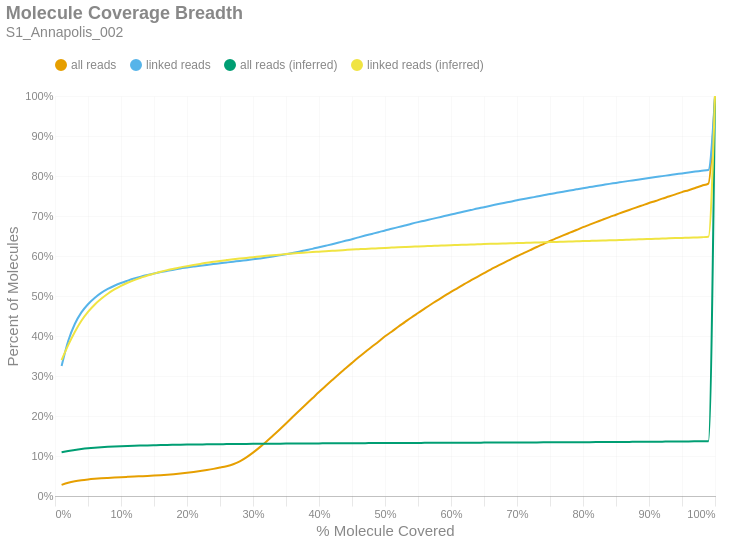

The notebook cell saved with this chart:
### Markdown cell above
### Molecule Read Coverage
This chart shows molecule coverage breadth as computed by the number of bases aligned to that molecule. In other words, "*how much of each unique long molecule is actually sequenced/aligned?*" Keep in mind there is a distinction between sequences and alignments, since some sequences belonging to a particular molecule may not align well and wouldn't appear in the alignment data. This chart also shows molecule coverage breadth as computed by the *inferred fragment* from which the aligned sequences originate. Unlike read coverage, this calculation takes into account the total insert size, including unsequenced gaps between the forward and reverse reads. Like the previous figures, these are cumulative percents.

### Code cell
if SKIPLR:
    print_html(f"Skipped")
else:
    binned_df = consolidated_hist(valids['coverage_bp'], mask, 0.01, True)
    binned_df_inf = consolidated_hist(valids['coverage_inserts'], mask, 0.01, True)
    binned_df = binned_df.with_columns(pl.lit(binned_df_inf['all reads (cumsum)']).alias('all reads (inferred)'))
    binned_df = binned_df.with_columns(pl.lit(binned_df_inf['linked reads (cumsum)']).alias('linked reads (inferred)'))
    binned_df = binned_df.with_columns(
        (pl.col('bin').cast(pl.Float64) + 0.01).alias('right_edge')
    )

    with SafeRender(binned_df):
        (
            density_plot(binned_df, 'Molecule Coverage Breadth', samplename, 'molcov', ['all reads (inferred)','linked reads (inferred)'])
            .encode(
                #x=alt.X('bin:Q', title="% Molecule Covered").axis(format = '%').scale(padding=0),
                x=alt.X('right_edge:Q', title="% Molecule Covered").axis(format='%').scale(padding=0),
                y=alt.Y('value:Q', title='Percent of Molecules')
                    .axis(format='%')
                    .stack(False)
                    .scale(domainMin=0, padding=0),
                color=alt.Color("key:N").scale(domain = ["all reads", "linked reads", "all reads (inferred)", "linked reads (inferred)"]),
                tooltip = [
                    alt.Tooltip("key:N", title = "Data Type"),
                    alt.Tooltip("range_label:N", title="% Molecule Covered"),
                    alt.Tooltip("value:Q", format = ".2%", title="% Molecules")
                ]
            )
        ).display()

### Figure 1 — Vega-Lite specification as saved in the notebook (floating-point values rounded to 4 significant figures)
{"width": "container", "height": 400, "config": {"title": {"anchor": "start", "dy": -15, "fontSize": 18, "color": "#888888", "subtitleColor": "#888888", "subtitleFontSize": 14}, "arc": {"fill": "#0072B2"}, "axis": {"domainColor": "#888888", "domainWidth": 0.5, "gridWidth": 0.2, "grid": false, "titleFontWeight": 400, "titleFontSize": 15, "labelFontSize": 11, "labelColor": "#888888", "tickColor": "#888888", "tickWidth": 0.2, "titleColor": "#888888"}, "axisBand": {"grid": false}, "axisX": {"grid": true, "tickSize": 10, "domainCap": "round"}, "axisY": {"domain": false, "grid": true, "tickSize": 0, "domainCap": "round"}, "background": "transparent", "header": {"labelFontSize": 15, "labelColor": "#888888", "titleFontSize": 15, "titleFontWeight": 600, "titleColor": "#888888"}, "legend": {"labelFont": "sans-serif", "labelFontSize": 12, "labelColor": "#888888", "symbolSize": 100, "symbolType": "circle", "titleFontSize": 12, "titlePadding": 10, "titleColor": "#888888", "title": null, "orient": "top"}, "range": {"category": ["#E69F00", "#56B4E9", "#009E73", "#F0E442", "#0072B2", "#D55E00", "#CC79A7", "#000000"], "diverging": ["#cfe8f3", "#a2d4ec", "#73bfe2", "#46abdb", "#1696d2", "#12719e"]}, "area": {"fill": "#0072B2", "fillOpacity": 0.7, "line": true, "strokeOpacity": 0.7}, "line": {"color": "#0072B2", "stroke": "#0072B2", "strokeWidth": 2}, "trail": {"color": "#0072B2", "stroke": "#0072B2", "strokeWidth": 0, "size": 1}, "point": {"filled": true, "fillOpacity": 1.0, "size": 95}, "text": {"color": "#888888", "fontSize": 11, "align": "right", "fontWeight": 400, "size": 11}, "bar": {"fill": "#0072B2", "stroke": null}, "view": {"stroke": null, "continuousWidth": 660, "continuousHeight": 400}}, "data": {"name": "data-95cdbf8d1686124139d06417f7ea968f"}, "mark": {"type": "line", "interpolate": "monotone", "point": {"opacity": 0, "size": 275}}, "encoding": {"color": {"field": "key", "scale": {"domain": ["all reads", "linked reads", "all reads (inferred)", "linked reads (inferred)"]}, "type": "nominal"}, "tooltip": [{"field": "key", "title": "Data Type", "type": "nominal"}, {"field": "range_label", "title": "% Molecule Covered", "type": "nominal"}, {"field": "value", "format": ".2%", "title": "% Molecules", "type": "quantitative"}], "x": {"axis": {"format": "%"}, "field": "right_edge", "scale": {"padding": 0}, "title": "% Molecule Covered", "type": "quantitative"}, "y": {"axis": {"format": "%"}, "field": "value", "scale": {"domainMin": 0, "padding": 0}, "stack": false, "title": "Percent of Molecules", "type": "quantitative"}}, "params": [{"name": "param_c36ac31b6afebe62", "select": {"type": "point", "fields": ["key"]}, "bind": "legend"}], "title": {"text": "Molecule Coverage Breadth", "subtitle": "S1_Annapolis_002"}, "transform": [{"fold": ["all reads (cumsum)", "linked reads (cumsum)", "all reads (inferred)", "linked reads (inferred)"]}, {"calculate": "replace(datum.key, ' (cumsum)', '')", "as": "key"}, {"filter": {"param": "param_c36ac31b6afebe62"}}], "usermeta": {"embedOptions": {"downloadFileName": "S1_Annapolis_002.molcov"}}, "$schema": "https://vega.github.io/schema/vega-lite/v6.1.0.json", "datasets": {"data-95cdbf8d1686124139d06417f7ea968f": [{"bin": "0.0", "interval": "0.0-0.01", "all reads": 0.02786, "linked reads": 0.3248, "all reads (cumsum)": 0.02786, "linked reads (cumsum)": 0.3248, "range_label": "0.0-0.01", "all reads (inferred)": 0.1091, "linked reads (inferred)": 0.3399, "right_edge": 0.01}, {"bin": "0.01", "interval": "0.01-0.02", "all reads": 0.005332, "linked reads": 0.06255, "all reads (cumsum)": 0.03319, "linked reads (cumsum)": 0.3874, "range_label": "0.01-0.02", "all reads (inferred)": 0.1122, "linked reads (inferred)": 0.3771, "right_edge": 0.02}, {"bin": "0.02", "interval": "0.02-0.03", "all reads": 0.003689, "linked reads": 0.04268, "all reads (cumsum)": 0.03688, "linked reads (cumsum)": 0.4301, "range_label": "0.02-0.03", "all reads (inferred)": 0.1149, "linked reads (inferred)": 0.4101, "right_edge": 0.03}, {"bin": "0.03", "interval": "0.03-0.04", "all reads": 0.002618, "linked reads": 0.02902, "all reads (cumsum)": 0.0395, "linked reads (cumsum)": 0.4591, "range_label": "0.03-0.04", "all reads (inferred)": 0.1172, "linked reads (inferred)": 0.4381, "right_edge": 0.04}, {"bin": "0.04", "interval": "0.04-0.05", "all reads": 0.001898, "linked reads": 0.02039, "all reads (cumsum)": 0.04139, "linked reads (cumsum)": 0.4795, "range_label": "0.04-0.05", "all reads (inferred)": 0.1191, "linked reads (inferred)": 0.4603, "right_edge": 0.05}, {"bin": "0.05", "interval": "0.05-0.06", "all reads": 0.001512, "linked reads": 0.01567, "all reads (cumsum)": 0.04291, "linked reads (cumsum)": 0.4952, "range_label": "0.05-0.06", "all reads (inferred)": 0.1206, "linked reads (inferred)": 0.4783, "right_edge": 0.06}, {"bin": "0.06", "interval": "0.06-0.07", "all reads": 0.001255, "linked reads": 0.01254, "all reads (cumsum)": 0.04416, "linked reads (cumsum)": 0.5077, "range_label": "0.06-0.07", "all reads (inferred)": 0.1218, "linked reads (inferred)": 0.493, "right_edge": 0.07}, {"bin": "0.07", "interval": "0.07-0.08", "all reads": 0.001027, "linked reads": 0.009854, "all reads (cumsum)": 0.04519, "linked reads (cumsum)": 0.5176, "range_label": "0.07-0.08", "all reads (inferred)": 0.1228, "linked reads (inferred)": 0.5057, "right_edge": 0.08}, {"bin": "0.08", "interval": "0.08-0.09", "all reads": 0.0009351, "linked reads": 0.008087, "all reads (cumsum)": 0.04612, "linked reads (cumsum)": 0.5256, "range_label": "0.08-0.09", "all reads (inferred)": 0.1237, "linked reads (inferred)": 0.5163, "right_edge": 0.09}, {"bin": "0.09", "interval": "0.09-0.1", "all reads": 0.000882, "linked reads": 0.006922, "all reads (cumsum)": 0.04701, "linked reads (cumsum)": 0.5326, "range_label": "0.09-0.1", "all reads (inferred)": 0.1245, "linked reads (inferred)": 0.5254, "right_edge": 0.1}, {"bin": "0.1", "interval": "0.1-0.11", "all reads": 0.0008101, "linked reads": 0.005817, "all reads (cumsum)": 0.04782, "linked reads (cumsum)": 0.5384, "range_label": "0.1-0.11", "all reads (inferred)": 0.1251, "linked reads (inferred)": 0.533, "right_edge": 0.11}, {"bin": "0.11", "interval": "0.11-0.12", "all reads": 0.0007949, "linked reads": 0.005418, "all reads (cumsum)": 0.04861, "linked reads (cumsum)": 0.5438, "range_label": "0.11-0.12", "all reads (inferred)": 0.1256, "linked reads (inferred)": 0.5398, "right_edge": 0.12}, {"bin": "0.12", "interval": "0.12-0.13", "all reads": 0.000746, "linked reads": 0.004601, "all reads (cumsum)": 0.04936, "linked reads (cumsum)": 0.5484, "range_label": "0.12-0.13", "all reads (inferred)": 0.1261, "linked reads (inferred)": 0.5456, "right_edge": 0.13}, {"bin": "0.13", "interval": "0.13-0.14", "all reads": 0.0007517, "linked reads": 0.004164, "all reads (cumsum)": 0.05011, "linked reads (cumsum)": 0.5526, "range_label": "0.13-0.14", "all reads (inferred)": 0.1266, "linked reads (inferred)": 0.5512, "right_edge": 0.14}, {"bin": "0.14", "interval": "0.14-0.15", "all reads": 0.0008371, "linked reads": 0.00383, "all reads (cumsum)": 0.05095, "linked reads (cumsum)": 0.5564, "range_label": "0.14-0.15", "all reads (inferred)": 0.1269, "linked reads (inferred)": 0.556, "right_edge": 0.15}, {"bin": "0.15", "interval": "0.15-0.16", "all reads": 0.0009783, "linked reads": 0.003321, "all reads (cumsum)": 0.05192, "linked reads (cumsum)": 0.5597, "range_label": "0.15-0.16", "all reads (inferred)": 0.1273, "linked reads (inferred)": 0.5606, "right_edge": 0.16}, {"bin": "0.16", "interval": "0.16-0.17", "all reads": 0.00118, "linked reads": 0.003118, "all reads (cumsum)": 0.0531, "linked reads (cumsum)": 0.5628, "range_label": "0.16-0.17", "all reads (inferred)": 0.1277, "linked reads (inferred)": 0.5647, "right_edge": 0.17}, {"bin": "0.17", "interval": "0.17-0.18", "all reads": 0.001487, "linked reads": 0.003025, "all reads (cumsum)": 0.05459, "linked reads (cumsum)": 0.5659, "range_label": "0.17-0.18", "all reads (inferred)": 0.1279, "linked reads (inferred)": 0.568, "right_edge": 0.18}, {"bin": "0.18", "interval": "0.18-0.19", "all reads": 0.001695, "linked reads": 0.003008, "all reads (cumsum)": 0.05629, "linked reads (cumsum)": 0.5689, "range_label": "0.18-0.19", "all reads (inferred)": 0.1282, "linked reads (inferred)": 0.5716, "right_edge": 0.19}, {"bin": "0.19", "interval": "0.19-0.2", "all reads": 0.001868, "linked reads": 0.002364, "all reads (cumsum)": 0.05816, "linked reads (cumsum)": 0.5712, "range_label": "0.19-0.2", "all reads (inferred)": 0.1285, "linked reads (inferred)": 0.5746, "right_edge": 0.2}, {"bin": "0.2", "interval": "0.2-0.21", "all reads": 0.002074, "linked reads": 0.002339, "all reads (cumsum)": 0.06023, "linked reads (cumsum)": 0.5736, "range_label": "0.2-0.21", "all reads (inferred)": 0.1287, "linked reads (inferred)": 0.5775, "right_edge": 0.21}, {"bin": "0.21", "interval": "0.21-0.22", "all reads": 0.002319, "linked reads": 0.002241, "all reads (cumsum)": 0.06255, "linked reads (cumsum)": 0.5758, "range_label": "0.21-0.22", "all reads (inferred)": 0.1289, "linked reads (inferred)": 0.5803, "right_edge": 0.22}, {"bin": "0.22", "interval": "0.22-0.23", "all reads": 0.0025, "linked reads": 0.001974, "all reads (cumsum)": 0.06505, "linked reads (cumsum)": 0.5778, "range_label": "0.22-0.23", "all reads (inferred)": 0.1292, "linked reads (inferred)": 0.583, "right_edge": 0.23}, {"bin": "0.23", "interval": "0.23-0.24", "all reads": 0.00276, "linked reads": 0.001995, "all reads (cumsum)": 0.06781, "linked reads (cumsum)": 0.5798, "range_label": "0.23-0.24", "all reads (inferred)": 0.1294, "linked reads (inferred)": 0.5853, "right_edge": 0.24}, {"bin": "0.24", "interval": "0.24-0.25", "all reads": 0.003198, "linked reads": 0.002084, "all reads (cumsum)": 0.07101, "linked reads (cumsum)": 0.5819, "range_label": "0.24-0.25", "all reads (inferred)": 0.1296, "linked reads (inferred)": 0.5876, "right_edge": 0.25}, {"bin": "0.25", "interval": "0.25-0.26", "all reads": 0.003583, "linked reads": 0.001923, "all reads (cumsum)": 0.07459, "linked reads (cumsum)": 0.5838, "range_label": "0.25-0.26", "all reads (inferred)": 0.1297, "linked reads (inferred)": 0.5898, "right_edge": 0.26}, {"bin": "0.26", "interval": "0.26-0.27", "all reads": 0.004903, "linked reads": 0.001949, "all reads (cumsum)": 0.07949, "linked reads (cumsum)": 0.5857, "range_label": "0.26-0.27", "all reads (inferred)": 0.1299, "linked reads (inferred)": 0.5918, "right_edge": 0.27}, {"bin": "0.27", "interval": "0.27-0.28", "all reads": 0.007232, "linked reads": 0.002021, "all reads (cumsum)": 0.08672, "linked reads (cumsum)": 0.5878, "range_label": "0.27-0.28", "all reads (inferred)": 0.13, "linked reads (inferred)": 0.5936, "right_edge": 0.28}, {"bin": "0.28", "interval": "0.28-0.29", "all reads": 0.00983, "linked reads": 0.001873, "all reads (cumsum)": 0.09655, "linked reads (cumsum)": 0.5896, "range_label": "0.28-0.29", "all reads (inferred)": 0.1302, "linked reads (inferred)": 0.5953, "right_edge": 0.29}, {"bin": "0.29", "interval": "0.29-0.3", "all reads": 0.01187, "linked reads": 0.002021, "all reads (cumsum)": 0.1084, "linked reads (cumsum)": 0.5916, "range_label": "0.29-0.3", "all reads (inferred)": 0.1303, "linked reads (inferred)": 0.597, "right_edge": 0.3}, {"bin": "0.3", "interval": "0.3-0.31", "all reads": 0.01313, "linked reads": 0.002199, "all reads (cumsum)": 0.1216, "linked reads (cumsum)": 0.5938, "range_label": "0.3-0.31", "all reads (inferred)": 0.1305, "linked reads (inferred)": 0.5987, "right_edge": 0.31}, {"bin": "0.31", "interval": "0.31-0.32", "all reads": 0.01416, "linked reads": 0.002326, "all reads (cumsum)": 0.1357, "linked reads (cumsum)": 0.5962, "range_label": "0.31-0.32", "all reads (inferred)": 0.1306, "linked reads (inferred)": 0.6003, "right_edge": 0.32}, {"bin": "0.32", "interval": "0.32-0.33", "all reads": 0.01492, "linked reads": 0.002622, "all reads (cumsum)": 0.1506, "linked reads (cumsum)": 0.5988, "range_label": "0.32-0.33", "all reads (inferred)": 0.1308, "linked reads (inferred)": 0.6019, "right_edge": 0.33}, {"bin": "0.33", "interval": "0.33-0.34", "all reads": 0.01518, "linked reads": 0.002779, "all reads (cumsum)": 0.1658, "linked reads (cumsum)": 0.6016, "range_label": "0.33-0.34", "all reads (inferred)": 0.1309, "linked reads (inferred)": 0.6033, "right_edge": 0.34}, {"bin": "0.34", "interval": "0.34-0.35", "all reads": 0.01567, "linked reads": 0.002923, "all reads (cumsum)": 0.1815, "linked reads (cumsum)": 0.6045, "range_label": "0.34-0.35", "all reads (inferred)": 0.131, "linked reads (inferred)": 0.6048, "right_edge": 0.35}, {"bin": "0.35", "interval": "0.35-0.36", "all reads": 0.0158, "linked reads": 0.00322, "all reads (cumsum)": 0.1973, "linked reads (cumsum)": 0.6077, "range_label": "0.35-0.36", "all reads (inferred)": 0.1311, "linked reads (inferred)": 0.6062, "right_edge": 0.36}, {"bin": "0.36", "interval": "0.36-0.37", "all reads": 0.01576, "linked reads": 0.003152, "all reads (cumsum)": 0.213, "linked reads (cumsum)": 0.6109, "range_label": "0.36-0.37", "all reads (inferred)": 0.1312, "linked reads (inferred)": 0.6074, "right_edge": 0.37}, {"bin": "0.37", "interval": "0.37-0.38", "all reads": 0.01571, "linked reads": 0.003508, "all reads (cumsum)": 0.2288, "linked reads (cumsum)": 0.6144, "range_label": "0.37-0.38", "all reads (inferred)": 0.1313, "linked reads (inferred)": 0.6086, "right_edge": 0.38}, {"bin": "0.38", "interval": "0.38-0.39", "all reads": 0.01551, "linked reads": 0.003427, "all reads (cumsum)": 0.2443, "linked reads (cumsum)": 0.6178, "range_label": "0.38-0.39", "all reads (inferred)": 0.1314, "linked reads (inferred)": 0.6098, "right_edge": 0.39}, {"bin": "0.39", "interval": "0.39-0.4", "all reads": 0.01561, "linked reads": 0.003919, "all reads (cumsum)": 0.2599, "linked reads (cumsum)": 0.6217, "range_label": "0.39-0.4", "all reads (inferred)": 0.1315, "linked reads (inferred)": 0.6109, "right_edge": 0.4}, {"bin": "0.4", "interval": "0.4-0.41", "all reads": 0.01489, "linked reads": 0.003919, "all reads (cumsum)": 0.2748, "linked reads (cumsum)": 0.6256, "range_label": "0.4-0.41", "all reads (inferred)": 0.1316, "linked reads (inferred)": 0.612, "right_edge": 0.41}, {"bin": "0.41", "interval": "0.41-0.42", "all reads": 0.01497, "linked reads": 0.003957, "all reads (cumsum)": 0.2897, "linked reads (cumsum)": 0.6296, "range_label": "0.41-0.42", "all reads (inferred)": 0.1317, "linked reads (inferred)": 0.613, "right_edge": 0.42}, {"bin": "0.42", "interval": "0.42-0.43", "all reads": 0.01473, "linked reads": 0.004152, "all reads (cumsum)": 0.3045, "linked reads (cumsum)": 0.6337, "range_label": "0.42-0.43", "all reads (inferred)": 0.1318, "linked reads (inferred)": 0.6139, "right_edge": 0.43}, {"bin": "0.43", "interval": "0.43-0.44", "all reads": 0.01422, "linked reads": 0.004177, "all reads (cumsum)": 0.3187, "linked reads (cumsum)": 0.6379, "range_label": "0.43-0.44", "all reads (inferred)": 0.1319, "linked reads (inferred)": 0.615, "right_edge": 0.44}, {"bin": "0.44", "interval": "0.44-0.45", "all reads": 0.01413, "linked reads": 0.00405, "all reads (cumsum)": 0.3328, "linked reads (cumsum)": 0.642, "range_label": "0.44-0.45", "all reads (inferred)": 0.132, "linked reads (inferred)": 0.6161, "right_edge": 0.45}, {"bin": "0.45", "interval": "0.45-0.46", "all reads": 0.01389, "linked reads": 0.004669, "all reads (cumsum)": 0.3467, "linked reads (cumsum)": 0.6466, "range_label": "0.45-0.46", "all reads (inferred)": 0.1321, "linked reads (inferred)": 0.6169, "right_edge": 0.46}, {"bin": "0.46", "interval": "0.46-0.47", "all reads": 0.01337, "linked reads": 0.004393, "all reads (cumsum)": 0.3601, "linked reads (cumsum)": 0.651, "range_label": "0.46-0.47", "all reads (inferred)": 0.1322, "linked reads (inferred)": 0.6178, "right_edge": 0.47}, {"bin": "0.47", "interval": "0.47-0.48", "all reads": 0.01318, "linked reads": 0.004181, "all reads (cumsum)": 0.3733, "linked reads (cumsum)": 0.6552, "range_label": "0.47-0.48", "all reads (inferred)": 0.1322, "linked reads (inferred)": 0.6186, "right_edge": 0.48}, {"bin": "0.48", "interval": "0.48-0.49", "all reads": 0.0124, "linked reads": 0.004207, "all reads (cumsum)": 0.3857, "linked reads (cumsum)": 0.6594, "range_label": "0.48-0.49", "all reads (inferred)": 0.1323, "linked reads (inferred)": 0.6194, "right_edge": 0.49}, {"bin": "0.49", "interval": "0.49-0.5", "all reads": 0.01372, "linked reads": 0.004529, "all reads (cumsum)": 0.3994, "linked reads (cumsum)": 0.664, "range_label": "0.49-0.5", "all reads (inferred)": 0.1324, "linked reads (inferred)": 0.6202, "right_edge": 0.5}, {"bin": "0.5", "interval": "0.5-0.51", "all reads": 0.01128, "linked reads": 0.00402, "all reads (cumsum)": 0.4107, "linked reads (cumsum)": 0.668, "range_label": "0.5-0.51", "all reads (inferred)": 0.1325, "linked reads (inferred)": 0.621, "right_edge": 0.51}, {"bin": "0.51", "interval": "0.51-0.52", "all reads": 0.01246, "linked reads": 0.00419, "all reads (cumsum)": 0.4231, "linked reads (cumsum)": 0.6722, "range_label": "0.51-0.52", "all reads (inferred)": 0.1326, "linked reads (inferred)": 0.6218, "right_edge": 0.52}, {"bin": "0.52", "interval": "0.52-0.53", "all reads": 0.01158, "linked reads": 0.004109, "all reads (cumsum)": 0.4347, "linked reads (cumsum)": 0.6763, "range_label": "0.52-0.53", "all reads (inferred)": 0.1326, "linked reads (inferred)": 0.6225, "right_edge": 0.53}, {"bin": "0.53", "interval": "0.53-0.54", "all reads": 0.01156, "linked reads": 0.004347, "all reads (cumsum)": 0.4463, "linked reads (cumsum)": 0.6806, "range_label": "0.53-0.54", "all reads (inferred)": 0.1327, "linked reads (inferred)": 0.6232, "right_edge": 0.54}, {"bin": "0.54", "interval": "0.54-0.55", "all reads": 0.01117, "linked reads": 0.004003, "all reads (cumsum)": 0.4574, "linked reads (cumsum)": 0.6846, "range_label": "0.54-0.55", "all reads (inferred)": 0.1328, "linked reads (inferred)": 0.6238, "right_edge": 0.55}, {"bin": "0.55", "interval": "0.55-0.56", "all reads": 0.01113, "linked reads": 0.003703, "all reads (cumsum)": 0.4686, "linked reads (cumsum)": 0.6883, "range_label": "0.55-0.56", "all reads (inferred)": 0.1328, "linked reads (inferred)": 0.6244, "right_edge": 0.56}, {"bin": "0.56", "interval": "0.56-0.57", "all reads": 0.01087, "linked reads": 0.003855, "all reads (cumsum)": 0.4794, "linked reads (cumsum)": 0.6922, "range_label": "0.56-0.57", "all reads (inferred)": 0.1329, "linked reads (inferred)": 0.6251, "right_edge": 0.57}, {"bin": "0.57", "interval": "0.57-0.58", "all reads": 0.01033, "linked reads": 0.003817, "all reads (cumsum)": 0.4898, "linked reads (cumsum)": 0.696, "range_label": "0.57-0.58", "all reads (inferred)": 0.133, "linked reads (inferred)": 0.6256, "right_edge": 0.58}, {"bin": "0.58", "interval": "0.58-0.59", "all reads": 0.01032, "linked reads": 0.003775, "all reads (cumsum)": 0.5001, "linked reads (cumsum)": 0.6998, "range_label": "0.58-0.59", "all reads (inferred)": 0.133, "linked reads (inferred)": 0.6263, "right_edge": 0.59}, {"bin": "0.59", "interval": "0.59-0.6", "all reads": 0.01026, "linked reads": 0.003851, "all reads (cumsum)": 0.5103, "linked reads (cumsum)": 0.7036, "range_label": "0.59-0.6", "all reads (inferred)": 0.1331, "linked reads (inferred)": 0.627, "right_edge": 0.6}, {"bin": "0.6", "interval": "0.6-0.61", "all reads": 0.009551, "linked reads": 0.003804, "all reads (cumsum)": 0.5199, "linked reads (cumsum)": 0.7074, "range_label": "0.6-0.61", "all reads (inferred)": 0.1332, "linked reads (inferred)": 0.6275, "right_edge": 0.61}, {"bin": "0.61", "interval": "0.61-0.62", "all reads": 0.009763, "linked reads": 0.003825, "all reads (cumsum)": 0.5297, "linked reads (cumsum)": 0.7113, "range_label": "0.61-0.62", "all reads (inferred)": 0.1333, "linked reads (inferred)": 0.6281, "right_edge": 0.62}, {"bin": "0.62", "interval": "0.62-0.63", "all reads": 0.009271, "linked reads": 0.003597, "all reads (cumsum)": 0.5389, "linked reads (cumsum)": 0.7149, "range_label": "0.62-0.63", "all reads (inferred)": 0.1333, "linked reads (inferred)": 0.6287, "right_edge": 0.63}, {"bin": "0.63", "interval": "0.63-0.64", "all reads": 0.009169, "linked reads": 0.0038, "all reads (cumsum)": 0.5481, "linked reads (cumsum)": 0.7187, "range_label": "0.63-0.64", "all reads (inferred)": 0.1334, "linked reads (inferred)": 0.6293, "right_edge": 0.64}, {"bin": "0.64", "interval": "0.64-0.65", "all reads": 0.008904, "linked reads": 0.00341, "all reads (cumsum)": 0.557, "linked reads (cumsum)": 0.7221, "range_label": "0.64-0.65", "all reads (inferred)": 0.1335, "linked reads (inferred)": 0.6298, "right_edge": 0.65}, {"bin": "0.65", "interval": "0.65-0.66", "all reads": 0.009145, "linked reads": 0.003707, "all reads (cumsum)": 0.5661, "linked reads (cumsum)": 0.7258, "range_label": "0.65-0.66", "all reads (inferred)": 0.1335, "linked reads (inferred)": 0.6303, "right_edge": 0.66}, {"bin": "0.66", "interval": "0.66-0.67", "all reads": 0.008475, "linked reads": 0.003432, "all reads (cumsum)": 0.5746, "linked reads (cumsum)": 0.7292, "range_label": "0.66-0.67", "all reads (inferred)": 0.1336, "linked reads (inferred)": 0.6308, "right_edge": 0.67}, {"bin": "0.67", "interval": "0.67-0.68", "all reads": 0.008428, "linked reads": 0.00347, "all reads (cumsum)": 0.5831, "linked reads (cumsum)": 0.7327, "range_label": "0.67-0.68", "all reads (inferred)": 0.1337, "linked reads (inferred)": 0.6313, "right_edge": 0.68}, {"bin": "0.68", "interval": "0.68-0.69", "all reads": 0.008089, "linked reads": 0.003165, "all reads (cumsum)": 0.5911, "linked reads (cumsum)": 0.7358, "range_label": "0.68-0.69", "all reads (inferred)": 0.1337, "linked reads (inferred)": 0.6317, "right_edge": 0.69}, {"bin": "0.69", "interval": "0.69-0.7", "all reads": 0.008253, "linked reads": 0.003432, "all reads (cumsum)": 0.5994, "linked reads (cumsum)": 0.7393, "range_label": "0.69-0.7", "all reads (inferred)": 0.1338, "linked reads (inferred)": 0.6323, "right_edge": 0.7}, {"bin": "0.7", "interval": "0.7-0.71", "all reads": 0.007727, "linked reads": 0.003097, "all reads (cumsum)": 0.6071, "linked reads (cumsum)": 0.7424, "range_label": "0.7-0.71", "all reads (inferred)": 0.1339, "linked reads (inferred)": 0.6328, "right_edge": 0.71}, {"bin": "0.71", "interval": "0.71-0.72", "all reads": 0.007704, "linked reads": 0.003016, "all reads (cumsum)": 0.6148, "linked reads (cumsum)": 0.7454, "range_label": "0.71-0.72", "all reads (inferred)": 0.1339, "linked reads (inferred)": 0.6333, "right_edge": 0.72}, {"bin": "0.72", "interval": "0.72-0.73", "all reads": 0.007722, "linked reads": 0.00322, "all reads (cumsum)": 0.6225, "linked reads (cumsum)": 0.7486, "range_label": "0.72-0.73", "all reads (inferred)": 0.134, "linked reads (inferred)": 0.6338, "right_edge": 0.73}, {"bin": "0.73", "interval": "0.73-0.74", "all reads": 0.007328, "linked reads": 0.003139, "all reads (cumsum)": 0.6299, "linked reads (cumsum)": 0.7517, "range_label": "0.73-0.74", "all reads (inferred)": 0.1341, "linked reads (inferred)": 0.6343, "right_edge": 0.74}, {"bin": "0.74", "interval": "0.74-0.75", "all reads": 0.007625, "linked reads": 0.003271, "all reads (cumsum)": 0.6375, "linked reads (cumsum)": 0.755, "range_label": "0.74-0.75", "all reads (inferred)": 0.1342, "linked reads (inferred)": 0.6347, "right_edge": 0.75}, {"bin": "0.75", "interval": "0.75-0.76", "all reads": 0.007005, "linked reads": 0.002893, "all reads (cumsum)": 0.6445, "linked reads (cumsum)": 0.7579, "range_label": "0.75-0.76", "all reads (inferred)": 0.1342, "linked reads (inferred)": 0.6351, "right_edge": 0.76}, {"bin": "0.76", "interval": "0.76-0.77", "all reads": 0.00698, "linked reads": 0.002843, "all reads (cumsum)": 0.6515, "linked reads (cumsum)": 0.7607, "range_label": "0.76-0.77", "all reads (inferred)": 0.1343, "linked reads (inferred)": 0.6357, "right_edge": 0.77}, {"bin": "0.77", "interval": "0.77-0.78", "all reads": 0.006792, "linked reads": 0.002881, "all reads (cumsum)": 0.6583, "linked reads (cumsum)": 0.7636, "range_label": "0.77-0.78", "all reads (inferred)": 0.1344, "linked reads (inferred)": 0.6362, "right_edge": 0.78}, {"bin": "0.78", "interval": "0.78-0.79", "all reads": 0.006767, "linked reads": 0.002999, "all reads (cumsum)": 0.665, "linked reads (cumsum)": 0.7666, "range_label": "0.78-0.79", "all reads (inferred)": 0.1345, "linked reads (inferred)": 0.6366, "right_edge": 0.79}, {"bin": "0.79", "interval": "0.79-0.8", "all reads": 0.007018, "linked reads": 0.002915, "all reads (cumsum)": 0.6721, "linked reads (cumsum)": 0.7695, "range_label": "0.79-0.8", "all reads (inferred)": 0.1346, "linked reads (inferred)": 0.6372, "right_edge": 0.8}, {"bin": "0.8", "interval": "0.8-0.81", "all reads": 0.006252, "linked reads": 0.00269, "all reads (cumsum)": 0.6783, "linked reads (cumsum)": 0.7722, "range_label": "0.8-0.81", "all reads (inferred)": 0.1347, "linked reads (inferred)": 0.6377, "right_edge": 0.81}, {"bin": "0.81", "interval": "0.81-0.82", "all reads": 0.006338, "linked reads": 0.002682, "all reads (cumsum)": 0.6847, "linked reads (cumsum)": 0.7749, "range_label": "0.81-0.82", "all reads (inferred)": 0.1348, "linked reads (inferred)": 0.6382, "right_edge": 0.82}, {"bin": "0.82", "interval": "0.82-0.83", "all reads": 0.006424, "linked reads": 0.002707, "all reads (cumsum)": 0.6911, "linked reads (cumsum)": 0.7776, "range_label": "0.82-0.83", "all reads (inferred)": 0.1349, "linked reads (inferred)": 0.6387, "right_edge": 0.83}, {"bin": "0.83", "interval": "0.83-0.84", "all reads": 0.006264, "linked reads": 0.002711, "all reads (cumsum)": 0.6973, "linked reads (cumsum)": 0.7803, "range_label": "0.83-0.84", "all reads (inferred)": 0.135, "linked reads (inferred)": 0.6392, "right_edge": 0.84}, {"bin": "0.84", "interval": "0.84-0.85", "all reads": 0.005928, "linked reads": 0.002411, "all reads (cumsum)": 0.7033, "linked reads (cumsum)": 0.7827, "range_label": "0.84-0.85", "all reads (inferred)": 0.1351, "linked reads (inferred)": 0.6397, "right_edge": 0.85}, {"bin": "0.85", "interval": "0.85-0.86", "all reads": 0.006003, "linked reads": 0.002601, "all reads (cumsum)": 0.7093, "linked reads (cumsum)": 0.7853, "range_label": "0.85-0.86", "all reads (inferred)": 0.1352, "linked reads (inferred)": 0.6403, "right_edge": 0.86}, {"bin": "0.86", "interval": "0.86-0.87", "all reads": 0.005811, "linked reads": 0.002495, "all reads (cumsum)": 0.7151, "linked reads (cumsum)": 0.7878, "range_label": "0.86-0.87", "all reads (inferred)": 0.1353, "linked reads (inferred)": 0.6408, "right_edge": 0.87}, {"bin": "0.87", "interval": "0.87-0.88", "all reads": 0.005912, "linked reads": 0.00236, "all reads (cumsum)": 0.721, "linked reads (cumsum)": 0.7902, "range_label": "0.87-0.88", "all reads (inferred)": 0.1354, "linked reads (inferred)": 0.6414, "right_edge": 0.88}, {"bin": "0.88", "interval": "0.88-0.89", "all reads": 0.005699, "linked reads": 0.002516, "all reads (cumsum)": 0.7267, "linked reads (cumsum)": 0.7927, "range_label": "0.88-0.89", "all reads (inferred)": 0.1355, "linked reads (inferred)": 0.6419, "right_edge": 0.89}, {"bin": "0.89", "interval": "0.89-0.9", "all reads": 0.005681, "linked reads": 0.002398, "all reads (cumsum)": 0.7324, "linked reads (cumsum)": 0.7951, "range_label": "0.89-0.9", "all reads (inferred)": 0.1356, "linked reads (inferred)": 0.6425, "right_edge": 0.9}, {"bin": "0.9", "interval": "0.9-0.91", "all reads": 0.005268, "linked reads": 0.002186, "all reads (cumsum)": 0.7376, "linked reads (cumsum)": 0.7973, "range_label": "0.9-0.91", "all reads (inferred)": 0.1358, "linked reads (inferred)": 0.6431, "right_edge": 0.91}, {"bin": "0.91", "interval": "0.91-0.92", "all reads": 0.005871, "linked reads": 0.002385, "all reads (cumsum)": 0.7435, "linked reads (cumsum)": 0.7997, "range_label": "0.91-0.92", "all reads (inferred)": 0.1359, "linked reads (inferred)": 0.6436, "right_edge": 0.92}, {"bin": "0.92", "interval": "0.92-0.93", "all reads": 0.005075, "linked reads": 0.002275, "all reads (cumsum)": 0.7486, "linked reads (cumsum)": 0.802, "range_label": "0.92-0.93", "all reads (inferred)": 0.1361, "linked reads (inferred)": 0.6442, "right_edge": 0.93}, {"bin": "0.93", "interval": "0.93-0.94", "all reads": 0.005386, "linked reads": 0.002334, "all reads (cumsum)": 0.754, "linked reads (cumsum)": 0.8043, "range_label": "0.93-0.94", "all reads (inferred)": 0.1362, "linked reads (inferred)": 0.6447, "right_edge": 0.94}, {"bin": "0.94", "interval": "0.94-0.95", "all reads": 0.005811, "linked reads": 0.002211, "all reads (cumsum)": 0.7598, "linked reads (cumsum)": 0.8065, "range_label": "0.94-0.95", "all reads (inferred)": 0.1364, "linked reads (inferred)": 0.6453, "right_edge": 0.95}, {"bin": "0.95", "interval": "0.95-0.96", "all reads": 0.004747, "linked reads": 0.002322, "all reads (cumsum)": 0.7645, "linked reads (cumsum)": 0.8088, "range_label": "0.95-0.96", "all reads (inferred)": 0.1365, "linked reads (inferred)": 0.6457, "right_edge": 0.96}, {"bin": "0.96", "interval": "0.96-0.97", "all reads": 0.005553, "linked reads": 0.002139, "all reads (cumsum)": 0.7701, "linked reads (cumsum)": 0.811, "range_label": "0.96-0.97", "all reads (inferred)": 0.1367, "linked reads (inferred)": 0.6463, "right_edge": 0.97}, {"bin": "0.97", "interval": "0.97-0.98", "all reads": 0.005719, "linked reads": 0.00197, "all reads (cumsum)": 0.7758, "linked reads (cumsum)": 0.8129, "range_label": "0.97-0.98", "all reads (inferred)": 0.1369, "linked reads (inferred)": 0.647, "right_edge": 0.98}, {"bin": "0.98", "interval": "0.98-0.99", "all reads": 0.005322, "linked reads": 0.002131, "all reads (cumsum)": 0.7811, "linked reads (cumsum)": 0.8151, "range_label": "0.98-0.99", "all reads (inferred)": 0.1372, "linked reads (inferred)": 0.6479, "right_edge": 0.99}, {"bin": "0.99", "interval": "0.99-1.0", "all reads": 0.2189, "linked reads": 0.1849, "all reads (cumsum)": 1.0, "linked reads (cumsum)": 1.0, "range_label": "0.99-1.0", "all reads (inferred)": 1.0, "linked reads (inferred)": 1.0, "right_edge": 1.0}]}}
